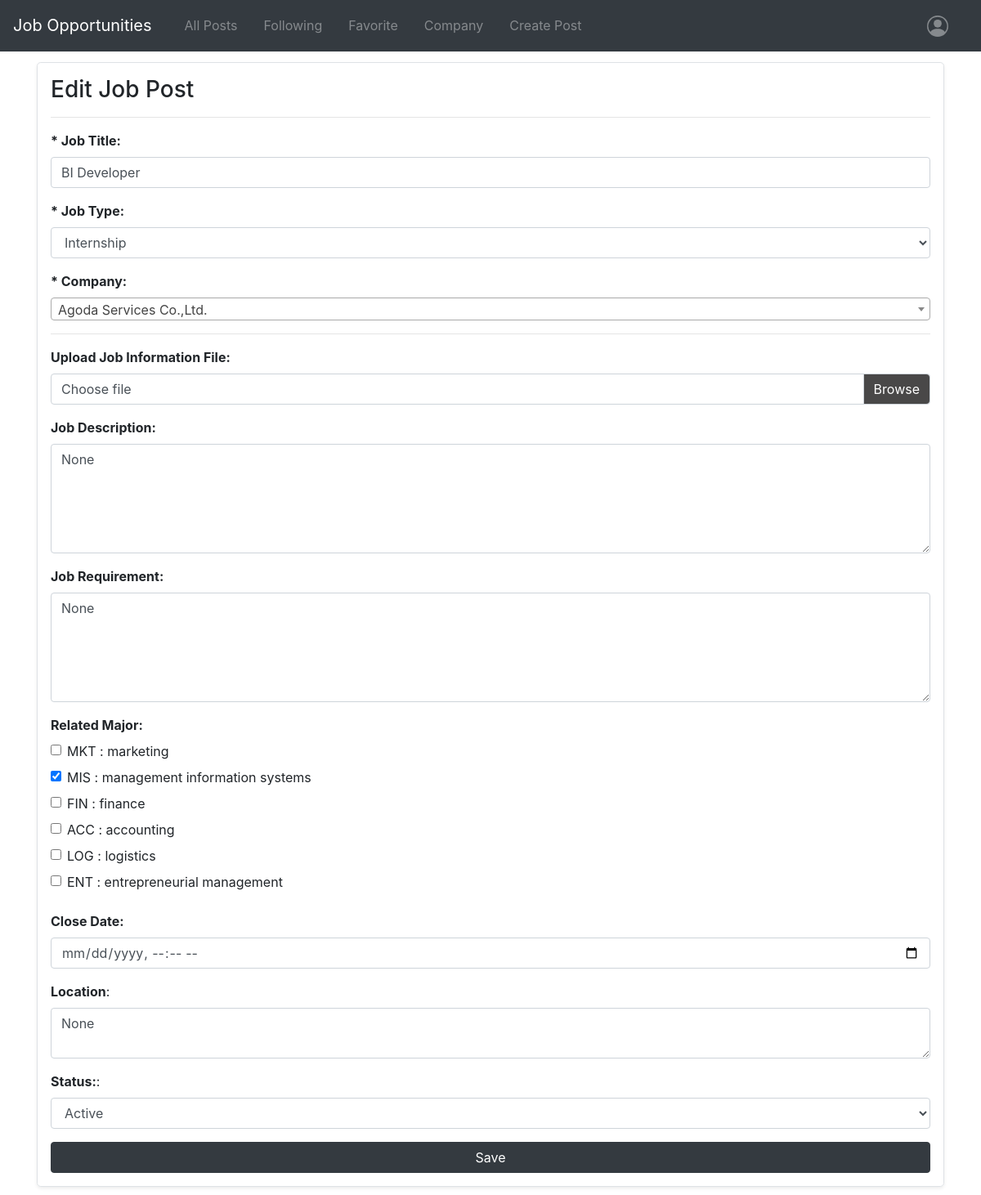
Screenshot of /job_post/9/edit (signed in) with the database file from the repository.
### job_post/models.py (models this page shows, shortened)
class JobPost(models.Model):
    job_type_choices = (
        ("internship", "Internship"),
        ("part time", "Part Time"),
        ("full time", "Full Time")
    )
    job_status_choices = (
        ("active", "Active"),
        ("inactive", "Inactive")
    )
    poster_emp = models.ForeignKey(Employer, on_delete=models.CASCADE, related_name='job_posted_by_emp', null=True, blank=True)
    poster_prof = models.ForeignKey(Professor, on_delete=models.CASCADE, related_name='job_posted_by_prof', null=True, blank=True)
    job_title = models.CharField(max_length=100)
    job_type = models.CharField(choices=job_type_choices, max_length=10, default='')
    company = models.ForeignKey(Company, on_delete=models.CASCADE, related_name="job_posts_by_company", default='')
    job_info_file = models.FileField(upload_to=PathRename('job_post/job_info_file'), storage=OverwriteStorage(), null=True, blank=True)
    job_desc_text = models.CharField(max_length=1000, null=True, blank=True)
    job_requirement_text = models.CharField(max_length=1000, null=True, blank=True)
    job_major = models.ManyToManyField(Major, related_name="job_posts_by_major", blank=True)
    job_post_date = models.DateTimeField(default=now)
    job_close_date = models.DateTimeField(null=True, blank=True)
    job_location = models.CharField(max_length=500, null=True, blank=True)
    job_status = models.CharField(choices=job_status_choices, max_length=10, default='active')
    favourite_user = models.ManyToManyField(User, related_name="favourite_posts", blank=True)
    applicants = models.ManyToManyField(Student, related_name="applied_job_posts", blank=True)

### user_profiles/models.py (models this page shows, shortened)
class Major(models.Model):
    major_id = models.CharField(validators=[MinLengthValidator(3)], max_length=3, primary_key=True)
    major_desc = models.CharField(max_length=100, null=True)

### job_post/views.py (the view, shortened to what this page needs)
# urls.py: path("job_post/<int:job_post_id>/edit", views.edit_job_post, name="edit_job_post"),
@login_required
def edit_job_post(request, job_post_id):
    if is_job_post_owner(request.user, job_post_id):
        return render(request, 'job_post/edit_job_post.html', {
            'edited_job_post': JobPost.objects.get(pk=job_post_id),
            'job_type_choices': JobPost.job_type_choices,
            'all_companies': Company.objects.all(),
            'all_major': Major.objects.all(),
            'job_status_choices': JobPost.job_status_choices,
            'is_employer': is_employer(request.user)
        })
    return render(request, 'job_post/edit_job_post.html', {
            'warning': "Your account doesn't have permission to access this page."
    })

### job_post/views.py (called while the page is built)
def is_employer(user):
    return Employer.objects.filter(user=user).first()

def is_job_post_owner(user, job_post_id):
    selected_job_post = JobPost.objects.get(pk=job_post_id)
    if selected_job_post.poster_emp is not None:
        return selected_job_post.poster_emp.user == user
    else:
        return selected_job_post.poster_prof.user == user

### templates/job_post/edit_job_post.html (shortened to what this page needs)
{% extends "layout.html" %}
{% load static %}
{% block body %}
{% if warning %}
    <div class="p-3 mb-2 bg-danger text-white" style="text-align: center;"><h4>{{ warning }}</h4></div>
    <a class="nav-link ml-3" href="{% url 'job_post:index' %}">
    <div style="text-align: center;"><button class="btn btn-warning mt-3">BACK TO ALL POSTS</button></div>
    </a>
{% else %}
    <div class="container mt-3">
        <div class="row">
            <div class="col-md-12">
                <div class="mb-4 border rounded-lg shadow-sm p-3">
                    <div class=""><h3>Edit Job Post</h3></div>
                    <hr>
                    <form action="{% url 'job_post:edit_job_post' edited_job_post.pk %}" method="post" enctype="multipart/form-data">
                        <div class="form-group">
                            <label for="job_title"><strong>* Job Title:</strong></label>
                            <input type="text" id="job_title" class="form-control" name="job_title" value="{{ edited_job_post.job_title }}" required>
                        </div>
                        <div class="form-group">
                            <label for="job_type"><strong>* Job Type:</strong></label>
                            <select id="job_type" name="job_type" class="form-control" required>
                                {% for choice in job_type_choices %}
                                    {% if choice.0 == edited_job_post.job_type %}
                                        <option value="{{ choice.0 }}" selected>{{ choice.1 }}</option>
                                    {% else %}
                                        <option value="{{ choice.0 }}">{{ choice.1 }}</option>
                                    {% endif %}
                                {% endfor %}
                            </select>
                        </div>
                        <div class="form-group">
                            <label for="company"><strong>* Company:</strong></label>
                        </div>
                        <hr>
                        <div class="form-group">
                            <label for="job_info_file"><strong>Upload Job Information File:</strong></label>
                            <div class="custom-file">
                                <label class="custom-file-label" for="job_info_file" id="file_label">Choose file</label>
                            </div>
                        </div>
                        <div class="form-group">
                            <label for="job_desc_text"><strong>Job Description:</strong></label>
                            <textarea rows="5" id="job_desc_text" class="form-control" name="job_desc_text">{{ edited_job_post.job_desc_text }}</textarea>
                        </div>
                        <div class="form-group">
                            <label for="job_requirement_text"><strong>Job Requirement:</strong></label>
                            <textarea rows="5" id="job_requirement_text" class="form-control" name="job_requirement_text">{{ edited_job_post.job_requirement_text }}</textarea>
                        </div>
                        <div class="form-group">
                            <label><strong>Related Major:</strong></label><br>
                            {% for major in all_major %}
                            {% if major in edited_job_post.job_major.all %}
                            <div class="form-check">
                            <label class="form-check-label-mt2">
                                <input type="checkbox" class="form-check-input" name="job_major" value="{{ major.pk }}" checked>{{ major.major_id }} : {{ major.major_desc }}
                            </label>
                            </div>
                            {% else %}
                            <div class="form-check">
                            <label class="form-check-label-mt2">
                                <input type="checkbox" class="form-check-input" name="job_major" value="{{ major.pk }}">{{ major.major_id }} : {{ major.major_desc }}
                            </label>
                            </div>
                            {% endif %}
                            {% endfor %}
                        </div>
                        <div class="form-group">
                            <label for="job_close_date"><strong>Close Date:</strong></label>
                            <input type="datetime-local" id="job_close_date" class="form-control" name="job_close_date" value="{{ edited_job_post.job_close_date|date:'Y-m-d H:i' }}">
                        </div>
                        <div class="form-group">
                            <label for="job_location"><strong>Location</strong>:</label>
                            <textarea id="job_location" class="form-control" name="job_location">{{ edited_job_post.job_location }}</textarea>
                        </div>
                        <div class="form-group">
                            <label for="job_location"><strong>Status:</strong>:</label>
                            <select name="job_status" class="form-control">
                                {% for choice in job_status_choices %}
                                {% if choice.0 == edited_job_post.job_status %}
                                <option value="{{ choice.0 }}" selected>{{ choice.1 }}</option>
                                {% else %}
                                <option value="{{ choice.0 }}">{{ choice.1 }}</option>
                                {% endif %}
                                {% endfor %}
                            </select>
                        </div>
                        <input type="submit" class="btn btn-dark btn-block" value="Save"/>
                    </form>
                </div>
            </div>
        </div>
    </div>
{% endif %}
{% endblock %}

### static/job_post/styles.css (style rules this page uses)
.custom-file-label::after { background-color: rgba(25, 24, 24, 0.79); color: white; }

### rows the page displays
JobPost: job_title "BI Developer", job_type "Internship", job_desc_text "None", job_requirement_text "None", job_location "None", job_status "Active"
Major: major_id "MKT", major_desc "marketing"
Major: major_id "MIS", major_desc "management information systems"
Major: major_id "FIN", major_desc "finance"
Major: major_id "ACC", major_desc "accounting"
Major: major_id "LOG", major_desc "logistics"
Major: major_id "ENT", major_desc "entrepreneurial management"
